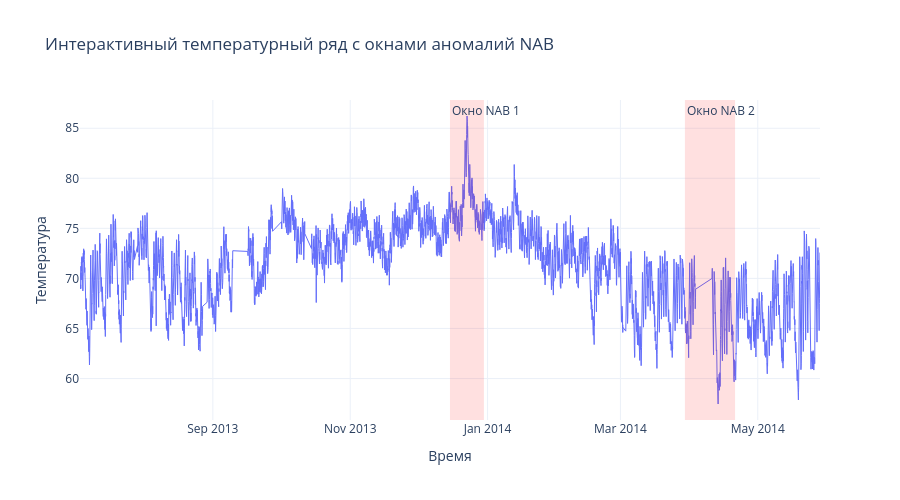

Notebook cell for this chart:
### Markdown cell above
### 3.3 Интерактивная визуализация Plotly

В дополнение к статическим графикам строим интерактивный график исходного ряда: можно приближать временные интервалы и исследовать точки внутри каждого официального окна NAB. Этот раздел использует те же официальные границы, что и оценщик.

### Code cell
try:
    import plotly.graph_objects as go

    fig_interactive = go.Figure()
    fig_interactive.add_trace(go.Scatter(
        x=df["timestamp"], y=df["value"], mode="lines",
        name="Температура", line={"width": 1},
        hovertemplate="%{x|%Y-%m-%d %H:%M}<br>Температура: %{y:.2f}<extra></extra>",
    ))
    for i, (start, end) in enumerate(anomaly_windows, start=1):
        fig_interactive.add_vrect(
            x0=start, x1=end, fillcolor="red", opacity=0.12,
            line_width=0, annotation_text=f"Окно NAB {i}", annotation_position="top left",
        )
    fig_interactive.update_layout(
        title="Интерактивный температурный ряд с окнами аномалий NAB",
        xaxis_title="Время", yaxis_title="Температура",
        hovermode="x unified", template="plotly_white", height=500,
    )
    fig_interactive.show()
    print("Plotly-график построен; границы окон взяты из официальной разметки NAB.")
except ImportError:
    print("Plotly не установлен; доступны статические графики Matplotlib из предыдущих ячеек.")

### Figure 1 — Plotly figure (JSON) as saved in the notebook; plotly's stock layout.template omitted (floating-point values rounded to 4 significant figures; data arrays with more than 128 entries replaced by an {"elided": "..."} marker saying what was removed)
{"data": [{"hovertemplate": "%{x|%Y-%m-%d %H:%M}<br>Температура: %{y:.2f}<extra></extra>", "line": {"width": 1}, "mode": "lines", "name": "Температура", "type": "scatter", "x": {"elided": "7267 str values"}, "y": {"elided": "7267 float values"}}], "layout": {"annotations": [{"showarrow": false, "text": "Окно NAB 1", "x": "2013-12-15T07:00:00", "xanchor": "left", "xref": "x", "y": 1, "yanchor": "top", "yref": "y domain"}, {"showarrow": false, "text": "Окно NAB 2", "x": "2014-03-29T15:00:00", "xanchor": "left", "xref": "x", "y": 1, "yanchor": "top", "yref": "y domain"}], "height": 500, "hovermode": "x unified", "shapes": [{"fillcolor": "red", "line": {"width": 0}, "opacity": 0.12, "type": "rect", "x0": "2013-12-15T07:00:00", "x1": "2013-12-30T09:00:00", "xref": "x", "y0": 0, "y1": 1, "yref": "y domain"}, {"fillcolor": "red", "line": {"width": 0}, "opacity": 0.12, "type": "rect", "x0": "2014-03-29T15:00:00", "x1": "2014-04-20T22:00:00", "xref": "x", "y0": 0, "y1": 1, "yref": "y domain"}], "title": {"text": "Интерактивный температурный ряд с окнами аномалий NAB"}, "xaxis": {"title": {"text": "Время"}}, "yaxis": {"title": {"text": "Температура"}}}}
